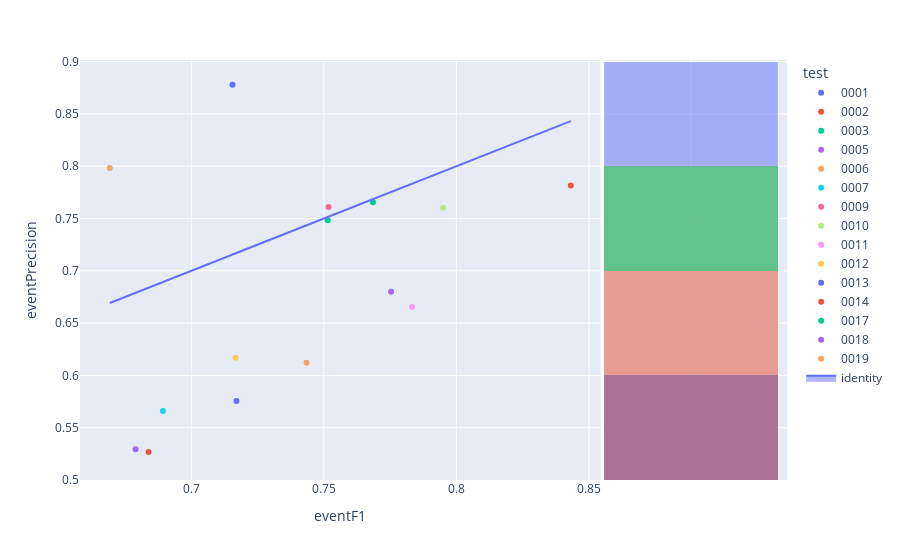

The cell this chart's notebook holds for it:
### Code cell
fig=px.scatter(experimentModels,x='eventF1',y='eventPrecision',color='test',hover_name='modelId', marginal_y="histogram")
fig.add_trace(
    go.Scatter(x=experimentModels['eventF1'], y=experimentModels['eventF1'], name="identity", mode='lines',fill="toself")
)
fig.show()

### Figure 1 — Plotly figure (JSON) as saved in the notebook; plotly's stock layout.template omitted (floating-point values rounded to 4 significant figures)
{"data": [{"hovertemplate": "<b>%{hovertext}</b><br><br>test=0001<br>eventF1=%{x}<br>eventPrecision=%{y}<extra></extra>", "hovertext": ["bf748cb3-0db0-4e08-b725-3f4b82679017"], "legendgroup": "0001", "marker": {"color": "#636efa", "symbol": "circle"}, "mode": "markers", "name": "0001", "orientation": "v", "showlegend": true, "type": "scatter", "x": [0.7155], "xaxis": "x", "y": [0.8779], "yaxis": "y"}, {"alignmentgroup": "True", "bingroup": "y", "hovertemplate": "test=0001<br>eventPrecision=%{y}<br>count=%{x}<extra></extra>", "legendgroup": "0001", "marker": {"color": "#636efa"}, "name": "0001", "offsetgroup": "0001", "opacity": 0.5, "showlegend": false, "type": "histogram", "xaxis": "x2", "y": [0.8779], "yaxis": "y2"}, {"hovertemplate": "<b>%{hovertext}</b><br><br>test=0002<br>eventF1=%{x}<br>eventPrecision=%{y}<extra></extra>", "hovertext": ["57897053-2189-42d0-8c44-90c32b067094"], "legendgroup": "0002", "marker": {"color": "#EF553B", "symbol": "circle"}, "mode": "markers", "name": "0002", "orientation": "v", "showlegend": true, "type": "scatter", "x": [0.8431], "xaxis": "x", "y": [0.7816], "yaxis": "y"}, {"alignmentgroup": "True", "bingroup": "y", "hovertemplate": "test=0002<br>eventPrecision=%{y}<br>count=%{x}<extra></extra>", "legendgroup": "0002", "marker": {"color": "#EF553B"}, "name": "0002", "offsetgroup": "0002", "opacity": 0.5, "showlegend": false, "type": "histogram", "xaxis": "x2", "y": [0.7816], "yaxis": "y2"}, {"hovertemplate": "<b>%{hovertext}</b><br><br>test=0003<br>eventF1=%{x}<br>eventPrecision=%{y}<extra></extra>", "hovertext": ["d9715543-4141-4773-83d3-da2830e98685"], "legendgroup": "0003", "marker": {"color": "#00cc96", "symbol": "circle"}, "mode": "markers", "name": "0003", "orientation": "v", "showlegend": true, "type": "scatter", "x": [0.7515], "xaxis": "x", "y": [0.7483], "yaxis": "y"}, {"alignmentgroup": "True", "bingroup": "y", "hovertemplate": "test=0003<br>eventPrecision=%{y}<br>count=%{x}<extra></extra>", "legendgroup": "0003", "marker": {"color": "#00cc96"}, "name": "0003", "offsetgroup": "0003", "opacity": 0.5, "showlegend": false, "type": "histogram", "xaxis": "x2", "y": [0.7483], "yaxis": "y2"}, {"hovertemplate": "<b>%{hovertext}</b><br><br>test=0005<br>eventF1=%{x}<br>eventPrecision=%{y}<extra></extra>", "hovertext": ["dadf35ae-1f3a-43da-8303-5fff33a435c4"], "legendgroup": "0005", "marker": {"color": "#ab63fa", "symbol": "circle"}, "mode": "markers", "name": "0005", "orientation": "v", "showlegend": true, "type": "scatter", "x": [0.679], "xaxis": "x", "y": [0.5295], "yaxis": "y"}, {"alignmentgroup": "True", "bingroup": "y", "hovertemplate": "test=0005<br>eventPrecision=%{y}<br>count=%{x}<extra></extra>", "legendgroup": "0005", "marker": {"color": "#ab63fa"}, "name": "0005", "offsetgroup": "0005", "opacity": 0.5, "showlegend": false, "type": "histogram", "xaxis": "x2", "y": [0.5295], "yaxis": "y2"}, {"hovertemplate": "<b>%{hovertext}</b><br><br>test=0006<br>eventF1=%{x}<br>eventPrecision=%{y}<extra></extra>", "hovertext": ["255a0333-5bc4-45dc-aee7-89f4718866a7"], "legendgroup": "0006", "marker": {"color": "#FFA15A", "symbol": "circle"}, "mode": "markers", "name": "0006", "orientation": "v", "showlegend": true, "type": "scatter", "x": [0.6693], "xaxis": "x", "y": [0.7983], "yaxis": "y"}, {"alignmentgroup": "True", "bingroup": "y", "hovertemplate": "test=0006<br>eventPrecision=%{y}<br>count=%{x}<extra></extra>", "legendgroup": "0006", "marker": {"color": "#FFA15A"}, "name": "0006", "offsetgroup": "0006", "opacity": 0.5, "showlegend": false, "type": "histogram", "xaxis": "x2", "y": [0.7983], "yaxis": "y2"}, {"hovertemplate": "<b>%{hovertext}</b><br><br>test=0007<br>eventF1=%{x}<br>eventPrecision=%{y}<extra></extra>", "hovertext": ["a636bcf2-756a-4080-bb6e-a1f4cd400f46"], "legendgroup": "0007", "marker": {"color": "#19d3f3", "symbol": "circle"}, "mode": "markers", "name": "0007", "orientation": "v", "showlegend": true, "type": "scatter", "x": [0.6893], "xaxis": "x", "y": [0.566], "yaxis": "y"}, {"alignmentgroup": "True", "bingroup": "y", "hovertemplate": "test=0007<br>eventPrecision=%{y}<br>count=%{x}<extra></extra>", "legendgroup": "0007", "marker": {"color": "#19d3f3"}, "name": "0007", "offsetgroup": "0007", "opacity": 0.5, "showlegend": false, "type": "histogram", "xaxis": "x2", "y": [0.566], "yaxis": "y2"}, {"hovertemplate": "<b>%{hovertext}</b><br><br>test=0009<br>eventF1=%{x}<br>eventPrecision=%{y}<extra></extra>", "hovertext": ["5a2de0ee-a55e-4039-aef4-ee73020fbd45"], "legendgroup": "0009", "marker": {"color": "#FF6692", "symbol": "circle"}, "mode": "markers", "name": "0009", "orientation": "v", "showlegend": true, "type": "scatter", "x": [0.7518], "xaxis": "x", "y": [0.7609], "yaxis": "y"}, {"alignmentgroup": "True", "bingroup": "y", "hovertemplate": "test=0009<br>eventPrecision=%{y}<br>count=%{x}<extra></extra>", "legendgroup": "0009", "marker": {"color": "#FF6692"}, "name": "0009", "offsetgroup": "0009", "opacity": 0.5, "showlegend": false, "type": "histogram", "xaxis": "x2", "y": [0.7609], "yaxis": "y2"}, {"hovertemplate": "<b>%{hovertext}</b><br><br>test=0010<br>eventF1=%{x}<br>eventPrecision=%{y}<extra></extra>", "hovertext": ["68afbb00-3c69-45a0-96fb-c8bb1f3682c7"], "legendgroup": "0010", "marker": {"color": "#B6E880", "symbol": "circle"}, "mode": "markers", "name": "0010", "orientation": "v", "showlegend": true, "type": "scatter", "x": [0.795], "xaxis": "x", "y": [0.7603], "yaxis": "y"}, {"alignmentgroup": "True", "bingroup": "y", "hovertemplate": "test=0010<br>eventPrecision=%{y}<br>count=%{x}<extra></extra>", "legendgroup": "0010", "marker": {"color": "#B6E880"}, "name": "0010", "offsetgroup": "0010", "opacity": 0.5, "showlegend": false, "type": "histogram", "xaxis": "x2", "y": [0.7603], "yaxis": "y2"}, {"hovertemplate": "<b>%{hovertext}</b><br><br>test=0011<br>eventF1=%{x}<br>eventPrecision=%{y}<extra></extra>", "hovertext": ["97cd3944-413e-48a8-a112-61ad4a62d585"], "legendgroup": "0011", "marker": {"color": "#FF97FF", "symbol": "circle"}, "mode": "markers", "name": "0011", "orientation": "v", "showlegend": true, "type": "scatter", "x": [0.7833], "xaxis": "x", "y": [0.6654], "yaxis": "y"}, {"alignmentgroup": "True", "bingroup": "y", "hovertemplate": "test=0011<br>eventPrecision=%{y}<br>count=%{x}<extra></extra>", "legendgroup": "0011", "marker": {"color": "#FF97FF"}, "name": "0011", "offsetgroup": "0011", "opacity": 0.5, "showlegend": false, "type": "histogram", "xaxis": "x2", "y": [0.6654], "yaxis": "y2"}, {"hovertemplate": "<b>%{hovertext}</b><br><br>test=0012<br>eventF1=%{x}<br>eventPrecision=%{y}<extra></extra>", "hovertext": ["b38c4b53-8f69-4715-8715-2e45fa1bf3c3"], "legendgroup": "0012", "marker": {"color": "#FECB52", "symbol": "circle"}, "mode": "markers", "name": "0012", "orientation": "v", "showlegend": true, "type": "scatter", "x": [0.7167], "xaxis": "x", "y": [0.6168], "yaxis": "y"}, {"alignmentgroup": "True", "bingroup": "y", "hovertemplate": "test=0012<br>eventPrecision=%{y}<br>count=%{x}<extra></extra>", "legendgroup": "0012", "marker": {"color": "#FECB52"}, "name": "0012", "offsetgroup": "0012", "opacity": 0.5, "showlegend": false, "type": "histogram", "xaxis": "x2", "y": [0.6168], "yaxis": "y2"}, {"hovertemplate": "<b>%{hovertext}</b><br><br>test=0013<br>eventF1=%{x}<br>eventPrecision=%{y}<extra></extra>", "hovertext": ["b7970d34-50d5-4c03-ae58-a9eac2936305"], "legendgroup": "0013", "marker": {"color": "#636efa", "symbol": "circle"}, "mode": "markers", "name": "0013", "orientation": "v", "showlegend": true, "type": "scatter", "x": [0.717], "xaxis": "x", "y": [0.5755], "yaxis": "y"}, {"alignmentgroup": "True", "bingroup": "y", "hovertemplate": "test=0013<br>eventPrecision=%{y}<br>count=%{x}<extra></extra>", "legendgroup": "0013", "marker": {"color": "#636efa"}, "name": "0013", "offsetgroup": "0013", "opacity": 0.5, "showlegend": false, "type": "histogram", "xaxis": "x2", "y": [0.5755], "yaxis": "y2"}, {"hovertemplate": "<b>%{hovertext}</b><br><br>test=0014<br>eventF1=%{x}<br>eventPrecision=%{y}<extra></extra>", "hovertext": ["24ae87c7-0321-4379-be41-54e39eebff8f"], "legendgroup": "0014", "marker": {"color": "#EF553B", "symbol": "circle"}, "mode": "markers", "name": "0014", "orientation": "v", "showlegend": true, "type": "scatter", "x": [0.6839], "xaxis": "x", "y": [0.5267], "yaxis": "y"}, {"alignmentgroup": "True", "bingroup": "y", "hovertemplate": "test=0014<br>eventPrecision=%{y}<br>count=%{x}<extra></extra>", "legendgroup": "0014", "marker": {"color": "#EF553B"}, "name": "0014", "offsetgroup": "0014", "opacity": 0.5, "showlegend": false, "type": "histogram", "xaxis": "x2", "y": [0.5267], "yaxis": "y2"}, {"hovertemplate": "<b>%{hovertext}</b><br><br>test=0017<br>eventF1=%{x}<br>eventPrecision=%{y}<extra></extra>", "hovertext": ["549b83e9-f9d6-40a9-8a7a-0d4ca9756e77"], "legendgroup": "0017", "marker": {"color": "#00cc96", "symbol": "circle"}, "mode": "markers", "name": "0017", "orientation": "v", "showlegend": true, "type": "scatter", "x": [0.7685], "xaxis": "x", "y": [0.7655], "yaxis": "y"}, {"alignmentgroup": "True", "bingroup": "y", "hovertemplate": "test=0017<br>eventPrecision=%{y}<br>count=%{x}<extra></extra>", "legendgroup": "0017", "marker": {"color": "#00cc96"}, "name": "0017", "offsetgroup": "0017", "opacity": 0.5, "showlegend": false, "type": "histogram", "xaxis": "x2", "y": [0.7655], "yaxis": "y2"}, {"hovertemplate": "<b>%{hovertext}</b><br><br>test=0018<br>eventF1=%{x}<br>eventPrecision=%{y}<extra></extra>", "hovertext": ["af4945ef-f9e1-4139-8276-6a1afa9a84bd"], "legendgroup": "0018", "marker": {"color": "#ab63fa", "symbol": "circle"}, "mode": "markers", "name": "0018", "orientation": "v", "showlegend": true, "type": "scatter", "x": [0.7754], "xaxis": "x", "y": [0.6799], "yaxis": "y"}, {"alignmentgroup": "True", "bingroup": "y", "hovertemplate": "test=0018<br>eventPrecision=%{y}<br>count=%{x}<extra></extra>", "legendgroup": "0018", "marker": {"color": "#ab63fa"}, "name": "0018", "offsetgroup": "0018", "opacity": 0.5, "showlegend": false, "type": "histogram", "xaxis": "x2", "y": [0.6799], "yaxis": "y2"}, {"hovertemplate": "<b>%{hovertext}</b><br><br>test=0019<br>eventF1=%{x}<br>eventPrecision=%{y}<extra></extra>", "hovertext": ["877ff07d-f2c9-476a-b02b-31ee609f9141"], "legendgroup": "0019", "marker": {"color": "#FFA15A", "symbol": "circle"}, "mode": "markers", "name": "0019", "orientation": "v", "showlegend": true, "type": "scatter", "x": [0.7435], "xaxis": "x", "y": [0.612], "yaxis": "y"}, {"alignmentgroup": "True", "bingroup": "y", "hovertemplate": "test=0019<br>eventPrecision=%{y}<br>count=%{x}<extra></extra>", "legendgroup": "0019", "marker": {"color": "#FFA15A"}, "name": "0019", "offsetgroup": "0019", "opacity": 0.5, "showlegend": false, "type": "histogram", "xaxis": "x2", "y": [0.612], "yaxis": "y2"}, {"fill": "toself", "mode": "lines", "name": "identity", "type": "scatter", "x": [0.7155, 0.8431, 0.7515, 0.679, 0.6693, 0.6893, 0.7518, 0.795, 0.7833, 0.7167, 0.717, 0.6839, 0.7685, 0.7754, 0.7435], "y": [0.7155, 0.8431, 0.7515, 0.679, 0.6693, 0.6893, 0.7518, 0.795, 0.7833, 0.7167, 0.717, 0.6839, 0.7685, 0.7754, 0.7435]}], "layout": {"barmode": "overlay", "legend": {"title": {"text": "test"}, "tracegroupgap": 0}, "margin": {"t": 60}, "xaxis": {"anchor": "y", "domain": [0, 0.7363], "title": {"text": "eventF1"}}, "xaxis2": {"anchor": "y2", "domain": [0.7413, 1], "matches": "x2", "showgrid": true, "showline": false, "showticklabels": false, "ticks": ""}, "yaxis": {"anchor": "x", "domain": [0, 1], "title": {"text": "eventPrecision"}}, "yaxis2": {"anchor": "x2", "domain": [0, 1], "matches": "y", "showgrid": true, "showticklabels": false}}}
